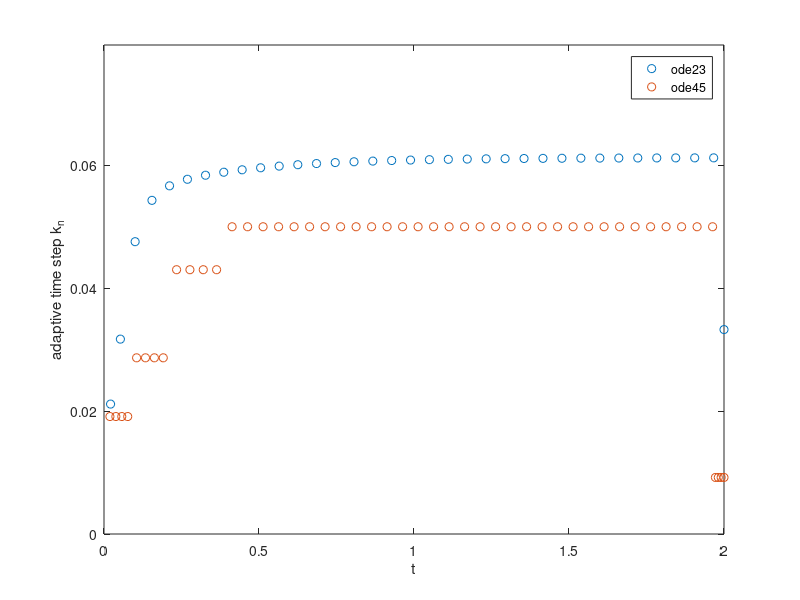

This chart was generated by the following MATLAB code:
function stepsizes(tol)
% STEPSIZES  Compare step sizes from ODE23 and ODE45 solutions
% of ODE IVP  u'(t) = 2 u(t) + exp(-t),  u(0) = 1
% Compare actual error at t=2 to requested RelTol.

% problem
f = @(t,u) 2*u + exp(-t);
u0 = 1.0;  tf = 2.0;
uexactf = (4/3) * exp(2*tf) - (1/3) * exp(-tf);

% solve with black boxes and plot step sizes
% note that diff(t23) are the stepsizes from ode23()
if nargin < 1,  tol = 1.0e-4;  end
[t23,u23] = ode23(f,[0,tf],u0,odeset('RelTol',tol,'AbsTol',tol));
[t45,u45] = ode45(f,[0,tf],u0,odeset('RelTol',tol,'AbsTol',tol));
plot(t23(2:end),diff(t23),'o',t45(2:end),diff(t45),'o')
xlabel t,  ylabel('adaptive time step k_n')
legend('ode23','ode45')
maxy = max([abs(diff(t45)); abs(diff(t23))]);
axis([0 tf 0 1.3*maxy])

% compute actual errors
fprintf('for tol=%.3e:\n',tol)
fprintf('  ode23: %4d steps, actual relative final error = %.3e\n',...
        length(t23)-1, abs(u23(end) - uexactf) / abs(uexactf))
fprintf('  ode45: %4d steps, actual relative final error = %.3e\n',...
        length(t45)-1, abs(u45(end) - uexactf) / abs(uexactf))
